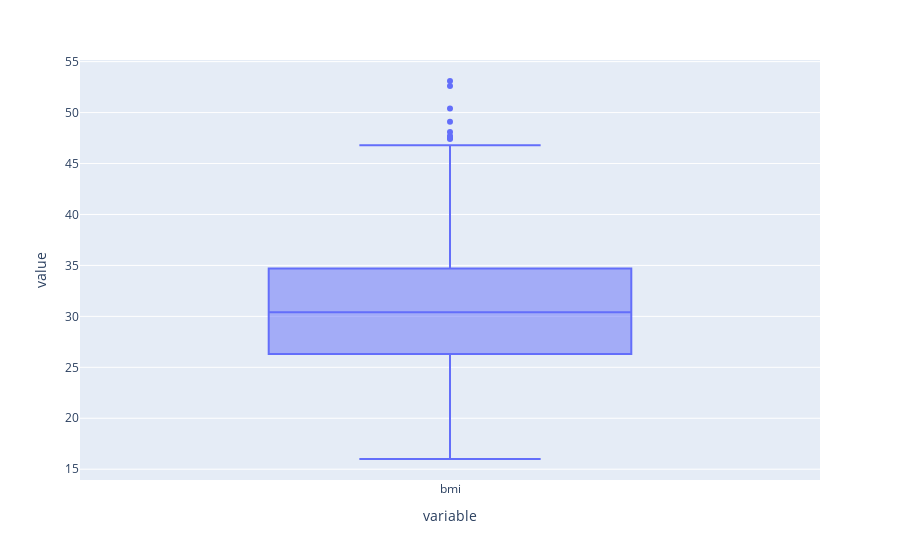

Here is the notebook cell this chart was saved with:
### Code cell
px.box(data['bmi'])

### Figure 1 — Plotly figure (JSON) as saved in the notebook; plotly's stock layout.template omitted (floating-point values rounded to 4 significant figures; data arrays with more than 128 entries replaced by an {"elided": "..."} marker saying what was removed)
{"data": [{"alignmentgroup": "True", "hovertemplate": "variable=%{x}<br>value=%{y}<extra></extra>", "legendgroup": "", "marker": {"color": "#636efa"}, "name": "", "notched": false, "offsetgroup": "", "orientation": "v", "showlegend": false, "type": "box", "x": {"elided": "1338 str values"}, "x0": " ", "xaxis": "x", "y": {"elided": "1338 float values"}, "y0": " ", "yaxis": "y"}], "layout": {"boxmode": "group", "legend": {"tracegroupgap": 0}, "margin": {"t": 60}, "xaxis": {"anchor": "y", "domain": [0, 1], "title": {"text": "variable"}}, "yaxis": {"anchor": "x", "domain": [0, 1], "title": {"text": "value"}}}}
